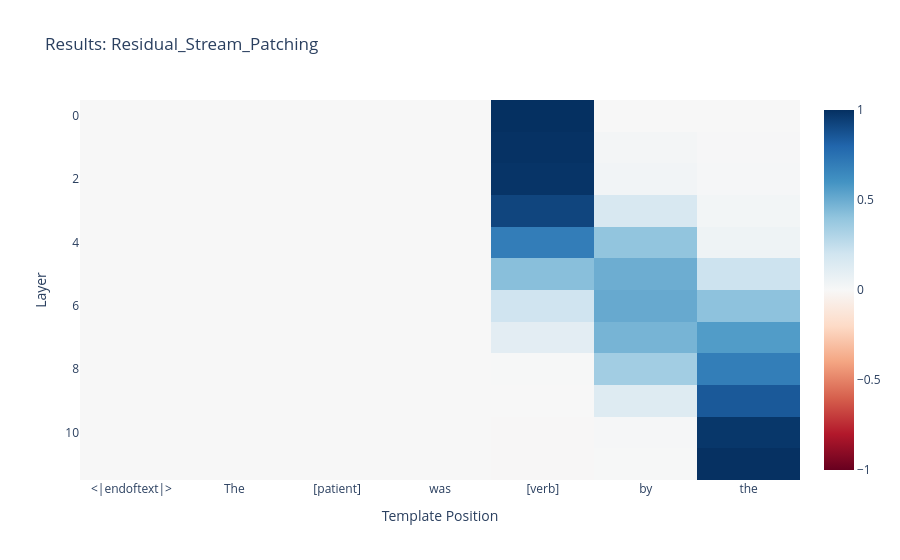

Notebook code for this chart:
### Code cell
resid_stream_path_file = os.path.join(working_dir, "results", "2026-05-15", "Residual_Stream_Patching_2026-05-15.pt")
draw_heatmap(resid_stream_path_file)

### Figure 1 — Plotly figure (JSON) as saved in the notebook; plotly's stock layout.template omitted (floating-point values rounded to 4 significant figures)
{"data": [{"coloraxis": "coloraxis", "hovertemplate": "Template Position: %{x}<br>Layer: %{y}<br>color: %{z}<extra></extra>", "name": "0", "type": "heatmap", "x": ["<|endoftext|>", "The", "[patient]", "was", "[verb]", "by", "the"], "xaxis": "x", "yaxis": "y", "z": [[0.0, 0.0, 0.0, 0.0, 1.0, 0.0, 0.0], [0.0, 0.0, 0.0, 0.0, 0.9929, 0.02123, 0.005577], [0.0, 0.0, 0.0, 0.0, 0.9841, 0.02973, 0.009346], [0.0, 0.0, 0.0, 0.0, 0.9215, 0.1627, 0.02728], [0.0, 0.0, 0.0, 0.0, 0.6967, 0.4, 0.04926], [0.0, 0.0, 0.0, 0.0, 0.4236, 0.4946, 0.2131], [0.0, 0.0, 0.0, 0.0, 0.2036, 0.51, 0.4103], [0.0, 0.0, 0.0, 0.0, 0.1057, 0.4677, 0.5633], [0.0, 0.0, 0.0, 0.0, 0.004168, 0.3481, 0.6953], [0.0, 0.0, 0.0, 0.0, -0.001859, 0.1315, 0.8498], [0.0, 0.0, 0.0, 0.0, -0.005481, 0.01137, 0.9754], [0.0, 0.0, 0.0, 0.0, -0.005315, 0.004778, 0.9964]]}], "layout": {"coloraxis": {"cmid": 0, "colorscale": [[0, "rgb(103,0,31)"], [0.1, "rgb(178,24,43)"], [0.2, "rgb(214,96,77)"], [0.3, "rgb(244,165,130)"], [0.4, "rgb(253,219,199)"], [0.5, "rgb(247,247,247)"], [0.6, "rgb(209,229,240)"], [0.7, "rgb(146,197,222)"], [0.8, "rgb(67,147,195)"], [0.9, "rgb(33,102,172)"], [1, "rgb(5,48,97)"]]}, "title": {"text": "Results: Residual_Stream_Patching"}, "xaxis": {"anchor": "y", "constrain": "domain", "domain": [0, 1], "scaleanchor": "y", "title": {"text": "Template Position"}}, "yaxis": {"anchor": "x", "autorange": "reversed", "constrain": "domain", "domain": [0, 1], "title": {"text": "Layer"}}}}
